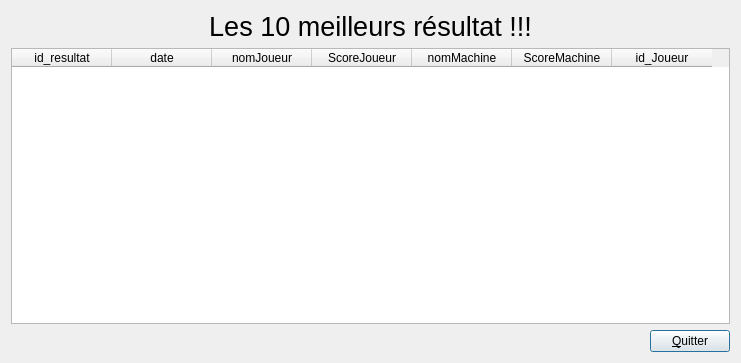
<?xml version="1.0" encoding="UTF-8"?>
<ui version="4.0">
 <class>DialogResultat</class>
 <widget class="QDialog" name="DialogResultat">
  <property name="geometry">
   <rect>
    <x>0</x>
    <y>0</y>
    <width>741</width>
    <height>363</height>
   </rect>
  </property>
  <property name="windowTitle">
   <string>Dialog</string>
  </property>
  <layout class="QVBoxLayout" name="verticalLayout">
   <item>
    <widget class="QLabel" name="Resultat">
     <property name="font">
      <font>
       <pointsize>20</pointsize>
      </font>
     </property>
     <property name="text">
      <string>Les 10 meilleurs résultat !!!</string>
     </property>
     <property name="alignment">
      <set>Qt::AlignCenter</set>
     </property>
    </widget>
   </item>
   <item>
    <widget class="QTableWidget" name="TableauResultat">
     <column>
      <property name="text">
       <string>id_resultat</string>
      </property>
     </column>
     <column>
      <property name="text">
       <string>date</string>
      </property>
     </column>
     <column>
      <property name="text">
       <string>nomJoueur</string>
      </property>
     </column>
     <column>
      <property name="text">
       <string>ScoreJoueur</string>
      </property>
     </column>
     <column>
      <property name="text">
       <string>nomMachine</string>
      </property>
     </column>
     <column>
      <property name="text">
       <string>ScoreMachine</string>
      </property>
     </column>
     <column>
      <property name="text">
       <string>id_Joueur</string>
      </property>
     </column>
    </widget>
   </item>
   <item>
    <layout class="QHBoxLayout" name="horizontalLayout">
     <item>
      <spacer name="horizontalSpacer">
       <property name="orientation">
        <enum>Qt::Horizontal</enum>
       </property>
       <property name="sizeHint" stdset="0">
        <size>
         <width>40</width>
         <height>20</height>
        </size>
       </property>
      </spacer>
     </item>
     <item>
      <widget class="QPushButton" name="BoutonQuitter">
       <property name="text">
        <string>&amp;Quitter</string>
       </property>
      </widget>
     </item>
    </layout>
   </item>
  </layout>
 </widget>
 <resources/>
 <connections/>
</ui>
